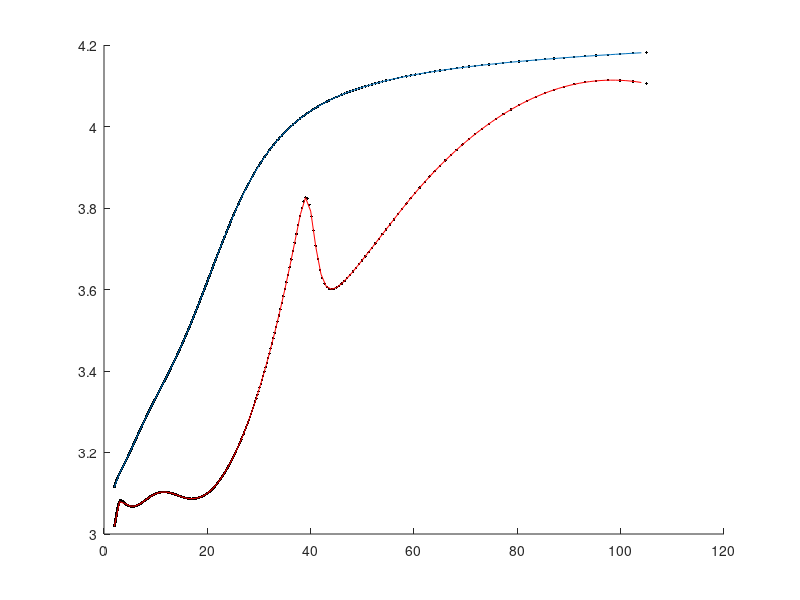

MATLAB code for this plot: (Note: this script raises an error after producing the figure.)
% To generate a synthetic cross correlation based on the noise source 
% distribution, and using Sadeghisorkhani et al (2016) approach. Here, it
% sums the narrow band cross-correlations to have a broad band cross-correlation.
% Briefly, summation of box-car cross-correlations.
%
% Hamzeh Sadeghisorkhani
% 25 aug 2016

clc;close all;clear

%----------------------
T= 2:1:104;
T1= T-.05*T;
T2= T+.05*T;
dx= 400;
m0= ones(360,1);
tmin= -2000;
tmax= 2000;
dt= .5;

% load('CUS.mat')
% vp= downsample(syn_H(:,2),1);
% per= downsample(syn_H(:,1),1);
% 
% vg= cal_vg(vp, per,'n','rg',.2);
load('CUS_vp_vg.mat')
%----------------------

vp= interp1(per,vpp,T,'spline');
vg= interp1(per,vgg,T,'spline');

up= 1./vp;
ug= 1./vg;
t= tmin:dt:tmax;
f1= 1./T2;
f2= 1./T1;


figure;hold on
plot(per, vpp,'k.')
plot(per, vgg,'k.')
plot( T, vp)
plot( T, vg,'r')



for i=1:length(T)
    q(:,i)= syn_cc_4(f1(i), f2(i), ug(i), up(i), t, dx, m0);
end

Q= sum(q,2);

figure
plot(t,Q)


%---------------------------------------- save to sac file
load('header.mat')

h(1)= dt;
h(6)= tmin;
h(7)= tmax;
h(51)= dx;

wtSac('corr.sac',h,Q)

